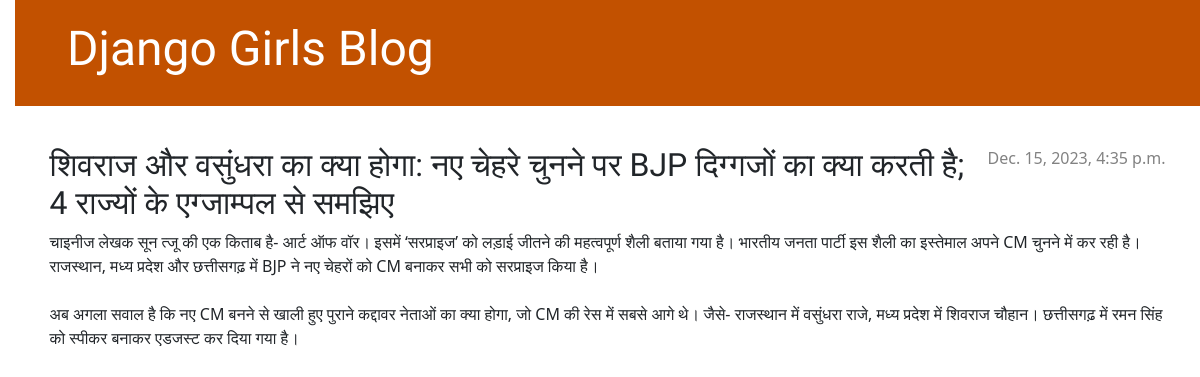
The app's page /post/1/ with its own data.
### blog/models.py (models this page shows, shortened)
class Post(models.Model):
    author = models.ForeignKey(settings.AUTH_USER_MODEL, on_delete=models.CASCADE)
    title = models.CharField(max_length=200)
    text = models.TextField()
    created_date = models.DateTimeField(default=timezone.now)
    published_date = models.DateTimeField(blank=True, null=True)

### blog/views.py (the view)
# urls.py: path('post/<int:pk>/', views.post_detail, name='post_detail'),
def post_detail(request, pk):
    post = get_object_or_404(Post, pk=pk)
    return render(request, 'blog/post_detail.html', {'post': post})

### blog/templates/blog/post_detail.html (shortened to what this page needs)
{% extends 'blog/base.html' %}
{% block content %}
    <article class="post">
        {% if post.published_date %}
            <time class="date">
                {{ post.published_date }}
            </time>
        {% endif %}
        <h2>{{ post.title }}</h2>
        <p>{{ post.text|linebreaksbr }}</p>
    </article>
{% endblock %}

### blog/static/css/blog.css (style rules this page uses)
body { padding-left: 15px; }
h1, h2, h3, h4 { font-family: 'Lobster', cursive; }
.date { color: #828282; }
.post { margin-bottom: 70px; }
.post > .date, .post > .actions { float: right; }

### records on screen
Post: published_date "Dec. 15, 2023, 4:35 p.m.", title "शिवराज और वसुंधरा का क्या होगा: नए चेहरे चुनने पर BJP दिग्गजों का क्या करती है; 4 राज्यों के एग्जाम्पल से समझिए", text "चाइनीज लेखक सून त्जू की एक किताब है- आर्ट ऑफ वॉर। इसमें ‘सरप्राइज’ को लड़ाई जीतने की महत्वपूर्ण शैली बताया गया है। भारतीय जनता पार्टी इस शैली का इस्तेमाल अपने CM चुनने में कर रही है। राजस्थान, मध्य प्रदेश और छत्तीसगढ़ में BJP ने नए चेहरों को CM बनाकर सभी को सरप्राइज किया है। अब अगला सवाल है कि नए CM बनने से खाली हुए पुराने कद्दावर नेताओं का क्या होगा, जो CM की रेस में सबसे आगे थे। जैसे- राजस्थान में वसुंधरा राजे, मध्य प्रदेश में शिवराज चौहान। छत्तीसगढ़ में रमन सिंह को स्पीकर बनाकर एडजस्ट कर दिया गया है।"
